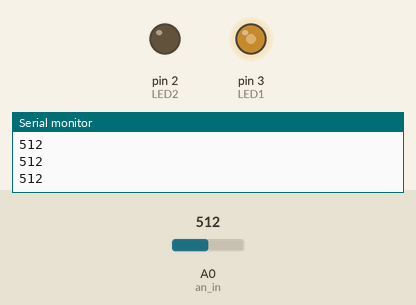
This sketch was run on a simulated Arduino Uno, built with avr-gcc and run on an emulated ATmega328P. Parts: output pins drawn as LEDs (lit = HIGH), the last lines printed to the serial monitor. The test bench sets the inputs (shaded band); at power-on: A0 (an_in) = 512.

Above: at 1.3 s.
1.4 s: A0 (an_in) set to 716
At 2.7 s:
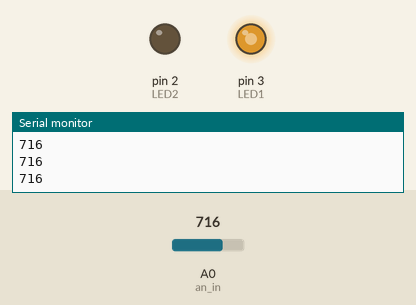
3.0 s: A0 (an_in) set to 900
At 3.9 s:
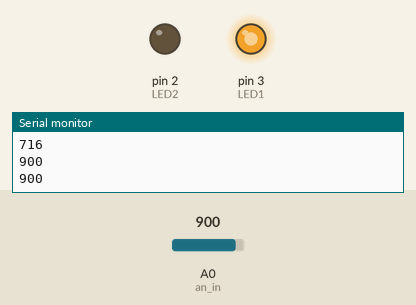
4.5 s: A0 (an_in) set to 122
At 5.5 s:
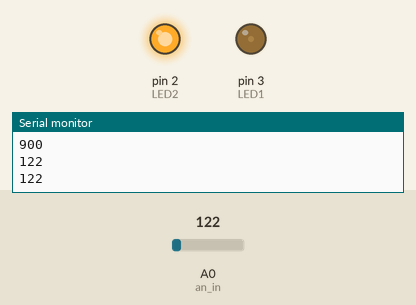
6.5 s: A0 (an_in) set to 0
At 7.7 s:
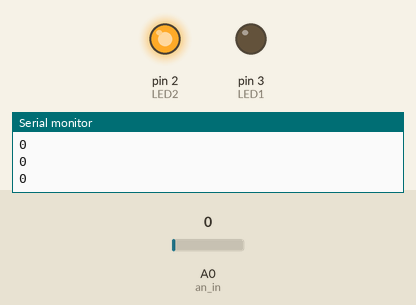
8.0 s: A0 (an_in) set to 1023
At 9.4 s:
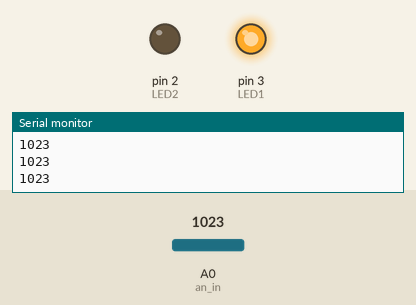
Timing chart, 0 to 11.0 s (numbered marks = the images above; inputs shaded):
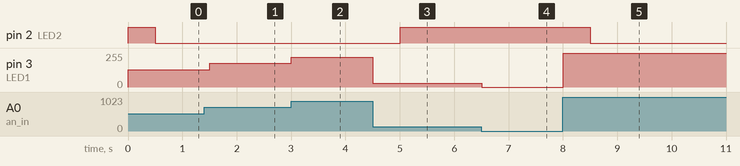

Measured:
- after the input at 1.4 s, pin 3 (LED1): 128/255 → 179/255 after 0.10 s
- after the input at 3.0 s, pin 3 (LED1): 179/255 → 225/255 at once
- after the input at 4.5 s, pin 2 (LED2): LOW → HIGH after 0.50 s; pin 3 (LED1): 225/255 → 30/255 at once
- after the input at 6.5 s, pin 3 (LED1): 30/255 → 0/255 at once
- after the input at 8.0 s, pin 2 (LED2): HIGH → LOW after 0.51 s; pin 3 (LED1): 0/255 → 255/255 at once

The sketch:

analog_input_output.ino
```cpp
const int an_in =A0;
const int LED1=3;
const int LED2=2;
int val=0;


void setup() {
  // put your setup code here, to run once:
  pinMode(LED1,OUTPUT);
  pinMode(LED2,OUTPUT);
  Serial.begin(9600);


}

void loop() {
  // put your main code here, to run repeatedly:
  int b=255-(val/4);
  val=analogRead(an_in);
  Serial.println(val);
  analogWrite(LED1,val/4);
  analogWrite(LED2,b);
  delay(500);

}
```
